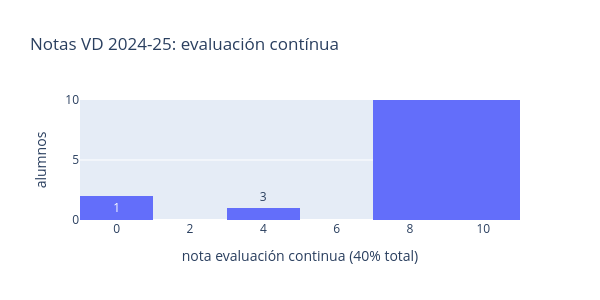
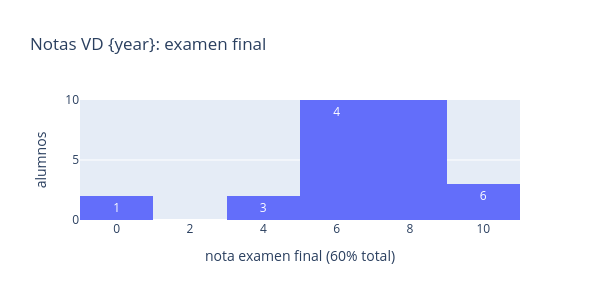

The code cell stored with these charts, in order, in its notebook:
### Code cell
# build histograms
data = []
data.append(go.Histogram(x=df['ec'], text=df['id']))
fig = go.Figure(layout_title_text=f"Notas VD {year}: evaluación contínua", data=data)
fig.update_xaxes(range=[-1, 11])
fig.update_yaxes(range=[0, 10])
fig.update_layout(
    xaxis_title="nota evaluación continua (40% total)",
    yaxis_title="alumnos",
    width=600, height=300)
fig.show()

data = []
data.append(go.Histogram(x=df['examen'], text=df['id']))
fig = go.Figure(layout_title_text="Notas VD {year}: examen final", data=data)
fig.update_xaxes(range=[-1, 11])
fig.update_yaxes(range=[0, 10])
fig.update_layout(
    xaxis_title="nota examen final (60% total)",
    yaxis_title="alumnos",
    width=600, height=300)
fig.show()

### Figure 1 — Plotly figure (JSON) as saved in the notebook; plotly's stock layout.template omitted (floating-point values rounded to 4 significant figures)
{"data": [{"text": [1.0, 2.0, 3.0, 4.0, 5.0, 6.0, 7.0, 8.0, 9.0, 10.0, 11.0, 12.0, 13.0, 14.0, 15.0, 16.0, 17.0, 18.0, 19.0, 20.0, 21.0, 22.0, 23.0, 24.0, 25.0, 26.0, 27.0, 28.0, 29.0, 30.0, 31.0, 32.0, 33.0], "type": "histogram", "x": [8.432, 0.0, 8.678, 9.586, 9.335, 9.148, 8.722, 9.409, 8.918, 9.352, 8.363, 8.761, 8.918, 9.222, 9.222, 9.641, 9.356, 9.274, 9.409, 7.756, 9.352, 9.36, 9.36, 8.722, 9.586, 9.335, 8.91, 4.833, 8.432, 9.341, 0.0, 8.444, 8.157]}], "layout": {"height": 300, "title": {"text": "Notas VD 2024-25: evaluación contínua"}, "width": 600, "xaxis": {"range": [-1, 11], "title": {"text": "nota evaluación continua (40% total)"}}, "yaxis": {"range": [0, 10], "title": {"text": "alumnos"}}}}

### Figure 2 — Plotly figure (JSON) as saved in the notebook; plotly's stock layout.template omitted (floating-point values rounded to 4 significant figures)
{"data": [{"text": [1.0, 2.0, 3.0, 4.0, 5.0, 6.0, 7.0, 8.0, 9.0, 10.0, 11.0, 12.0, 13.0, 14.0, 15.0, 16.0, 17.0, 18.0, 19.0, 20.0, 21.0, 22.0, 23.0, 24.0, 25.0, 26.0, 27.0, 28.0, 29.0, 30.0, 31.0, 32.0, 33.0], "type": "histogram", "x": [5.6, 0.0, 7.8, 9.0, 7.6, 7.5, 6.2, 9.1, 8.0, 7.5, 5.9, 6.6, 4.2, 8.8, 7.5, 9.1, 7.9, 8.1, 4.2, 5.4, 7.3, 5.9, 7.9, 8.9, 8.9, 5.1, 8.1, 5.5, 8.0, 6.3, 0.0, 6.9, 8.7]}], "layout": {"height": 300, "title": {"text": "Notas VD {year}: examen final"}, "width": 600, "xaxis": {"range": [-1, 11], "title": {"text": "nota examen final (60% total)"}}, "yaxis": {"range": [0, 10], "title": {"text": "alumnos"}}}}
